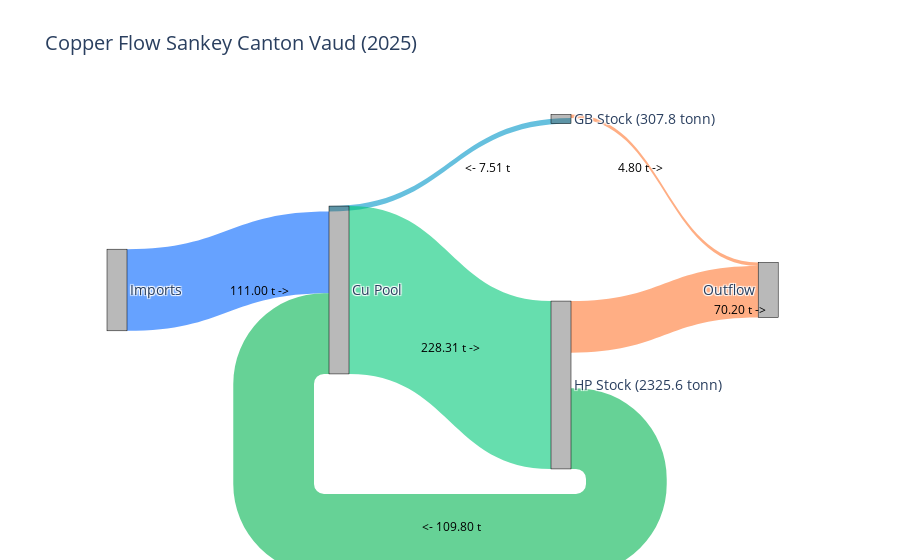

Write notebook code for a chart like this one.
### Code cell
# GB copper stock: 11400 GB * 2.7kg = 307080 kg Cu = 307.8 tonn 
# # HP copper stock: 64 600 HP * 36 kg = 2 325.6 tonn 
# # HP stock is growing so increase each year is 
# # GB replacementrate + HP replacementrate + growing rate = 
# 4560 + 5000 + 440 = 10000 * 36kg = 360000 kg = 36 tonn 
# # Recycled GB = 0.61 * 4560 * 2.7kg # Recycled HP = 0.61 * 5000 * 36 kg 
# # Rest is outflow (waste)# Model values (tonnes)
rr = 0.61 
hp_cu_out = 5000 * 36/1000      # t
gb_cu_out = 4560 * 2.7/1000     # t
population_growth_cu = 1000 * 36/1000

hp_to_cu = rr * hp_cu_out
gb_to_cu = rr * gb_cu_out

imports_to_cu = hp_cu_out + gb_cu_out + population_growth_cu - hp_to_cu - gb_to_cu

gb_to_outflow = gb_cu_out - gb_to_cu
hp_to_outflow = hp_cu_out - hp_to_cu

cu_to_hp = imports_to_cu + gb_to_cu + hp_to_cu
# -------------------------

labels = [
    "Imports",   # 0
    "Cu Pool",   # 1
    "GB Stock (307.8 tonn)",  # 2
    "HP Stock (2325.6 tonn)",  # 3
    "Outflow"    # 4
]

sources = [
    0,  # Imports → Cu
    2,  # GB → Cu
    2,  # GB → Outflow
    1,  # Cu → HP
    3,  # HP → Cu
    3   # HP → Outflow
]

targets = [
    1,  # Imports → Cu
    1,  # GB → Cu
    4,  # GB → Outflow
    3,  # Cu → HP
    1,  # HP → Cu
    4   # HP → Outflow
]

values = [
    imports_to_cu,
    gb_to_cu,
    gb_to_outflow,
    cu_to_hp,
    hp_to_cu,
    hp_to_outflow
]

colors = [
    "rgba(0,100,255,0.6)",  # Imports → Cu
    "rgba(0,150,200,0.6)",  # GB → Cu
    "rgba(255,120,50,0.6)", # GB → Outflow
    "rgba(0,200,120,0.6)",  # Cu → HP
    "rgba(0,180,80,0.6)",   # HP → Cu
    "rgba(255,120,50,0.6)"  # HP → Outflow
]

# CLEAN LAYOUT
node_x = [0.05, 0.35, 0.65, 0.65, 0.93]
node_y = [0.50, 0.50, 0.05, 0.75, 0.50]
# (GB above, HP below)

fig = go.Figure(data=[go.Sankey(
    arrangement="fixed",
    node=dict(
        pad=20,
        thickness=20,
        line=dict(color="black", width=0.5),
        label=labels,
        x=node_x,
        y=node_y,
        color="rgba(80,80,80,0.4)"
    ),
    link=dict(
        source=sources,
        target=targets,
        value=values,
        color=colors,
        customdata=values,
        hovertemplate='Flow: %{customdata:.2f} t<extra></extra>'
    )
)])

# Add flow labels at approximate midpoints
annotations = [
    dict(x=0.20, y=0.50, text=f"{imports_to_cu:.2f} t ->", showarrow=False, font=dict(size=12, color="black")),
    dict(x=0.55, y=0.85, text=f"<- {gb_to_cu:.2f} t", showarrow=False, font=dict(size=12, color="black")),
    dict(x=0.79, y=0.85, text=f"{gb_to_outflow:.2f} t ->", showarrow=False, font=dict(size=12, color="black")),
    dict(x=0.50, y=0.35, text=f"{cu_to_hp:.2f} t ->", showarrow=False, font=dict(size=12, color="black")),
    dict(x=0.50, y=-0.15, text=f" <- {hp_to_cu:.2f} t", showarrow=False, font=dict(size=12, color="black")),
    dict(x=0.93, y=0.45, text=f"{hp_to_outflow:.2f} t ->", showarrow=False, font=dict(size=12, color="black"))
]

fig.update_layout(
    title_text="Copper Flow Sankey Canton Vaud (2025)",
    font_size=14,
    annotations=annotations
)

fig.show()

### Figure 1 — Plotly figure (JSON) as saved in the notebook; plotly's stock layout.template omitted (floating-point values rounded to 4 significant figures)
{"data": [{"arrangement": "fixed", "link": {"color": ["rgba(0,100,255,0.6)", "rgba(0,150,200,0.6)", "rgba(255,120,50,0.6)", "rgba(0,200,120,0.6)", "rgba(0,180,80,0.6)", "rgba(255,120,50,0.6)"], "customdata": [111.0, 7.51, 4.802, 228.3, 109.8, 70.2], "hovertemplate": "Flow: %{customdata:.2f} t<extra></extra>", "source": [0, 2, 2, 1, 3, 3], "target": [1, 1, 4, 3, 1, 4], "value": [111.0, 7.51, 4.802, 228.3, 109.8, 70.2]}, "node": {"color": "rgba(80,80,80,0.4)", "label": ["Imports", "Cu Pool", "GB Stock (307.8 tonn)", "HP Stock (2325.6 tonn)", "Outflow"], "line": {"color": "black", "width": 0.5}, "pad": 20, "thickness": 20, "x": [0.05, 0.35, 0.65, 0.65, 0.93], "y": [0.5, 0.5, 0.05, 0.75, 0.5]}, "type": "sankey"}], "layout": {"annotations": [{"font": {"color": "black", "size": 12}, "showarrow": false, "text": "111.00 t ->", "x": 0.2, "y": 0.5}, {"font": {"color": "black", "size": 12}, "showarrow": false, "text": "<- 7.51 t", "x": 0.55, "y": 0.85}, {"font": {"color": "black", "size": 12}, "showarrow": false, "text": "4.80 t ->", "x": 0.79, "y": 0.85}, {"font": {"color": "black", "size": 12}, "showarrow": false, "text": "228.31 t ->", "x": 0.5, "y": 0.35}, {"font": {"color": "black", "size": 12}, "showarrow": false, "text": " <- 109.80 t", "x": 0.5, "y": -0.15}, {"font": {"color": "black", "size": 12}, "showarrow": false, "text": "70.20 t ->", "x": 0.93, "y": 0.45}], "font": {"size": 14}, "title": {"text": "Copper Flow Sankey Canton Vaud (2025)"}}}
